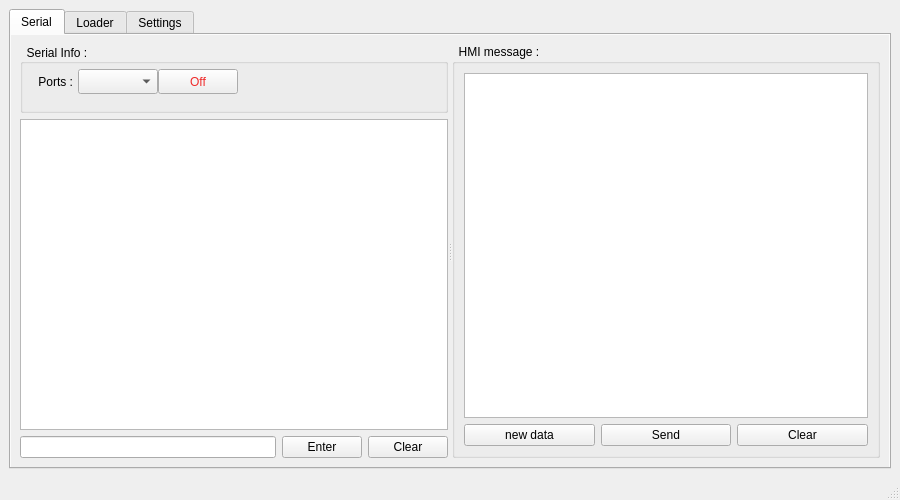
<?xml version="1.0" encoding="UTF-8"?>
<ui version="4.0">
 <class>MainWindow</class>
 <widget class="QMainWindow" name="MainWindow">
  <property name="geometry">
   <rect>
    <x>0</x>
    <y>0</y>
    <width>900</width>
    <height>500</height>
   </rect>
  </property>
  <property name="sizePolicy">
   <sizepolicy hsizetype="Expanding" vsizetype="Expanding">
    <horstretch>0</horstretch>
    <verstretch>0</verstretch>
   </sizepolicy>
  </property>
  <property name="minimumSize">
   <size>
    <width>600</width>
    <height>450</height>
   </size>
  </property>
  <property name="baseSize">
   <size>
    <width>0</width>
    <height>350</height>
   </size>
  </property>
  <property name="windowTitle">
   <string>HMI_agnet</string>
  </property>
  <property name="locale">
   <locale language="Chinese" country="Taiwan"/>
  </property>
  <property name="dockOptions">
   <set>QMainWindow::AllowNestedDocks|QMainWindow::AllowTabbedDocks|QMainWindow::AnimatedDocks|QMainWindow::ForceTabbedDocks|QMainWindow::GroupedDragging|QMainWindow::VerticalTabs</set>
  </property>
  <widget class="QWidget" name="centralwidget">
   <property name="sizePolicy">
    <sizepolicy hsizetype="Expanding" vsizetype="Expanding">
     <horstretch>1</horstretch>
     <verstretch>1</verstretch>
    </sizepolicy>
   </property>
   <layout class="QGridLayout" name="gridLayout">
    <item row="0" column="0">
     <widget class="QTabWidget" name="tabWidget">
      <property name="sizePolicy">
       <sizepolicy hsizetype="Expanding" vsizetype="Expanding">
        <horstretch>1</horstretch>
        <verstretch>1</verstretch>
       </sizepolicy>
      </property>
      <property name="minimumSize">
       <size>
        <width>0</width>
        <height>0</height>
       </size>
      </property>
      <property name="cursor">
       <cursorShape>ArrowCursor</cursorShape>
      </property>
      <property name="mouseTracking">
       <bool>true</bool>
      </property>
      <property name="tabletTracking">
       <bool>false</bool>
      </property>
      <property name="autoFillBackground">
       <bool>true</bool>
      </property>
      <property name="tabPosition">
       <enum>QTabWidget::North</enum>
      </property>
      <property name="currentIndex">
       <number>0</number>
      </property>
      <property name="movable">
       <bool>true</bool>
      </property>
      <property name="tabBarAutoHide">
       <bool>false</bool>
      </property>
      <widget class="QWidget" name="serialTab">
       <property name="sizePolicy">
        <sizepolicy hsizetype="Expanding" vsizetype="Expanding">
         <horstretch>1</horstretch>
         <verstretch>1</verstretch>
        </sizepolicy>
       </property>
       <property name="minimumSize">
        <size>
         <width>600</width>
         <height>300</height>
        </size>
       </property>
       <property name="baseSize">
        <size>
         <width>878</width>
         <height>429</height>
        </size>
       </property>
       <property name="mouseTracking">
        <bool>true</bool>
       </property>
       <property name="tabletTracking">
        <bool>true</bool>
       </property>
       <property name="autoFillBackground">
        <bool>true</bool>
       </property>
       <attribute name="title">
        <string>Serial</string>
       </attribute>
       <layout class="QFormLayout" name="formLayout_6">
        <item row="0" column="0" colspan="2">
         <widget class="QSplitter" name="splitter_3">
          <property name="sizePolicy">
           <sizepolicy hsizetype="Expanding" vsizetype="Expanding">
            <horstretch>0</horstretch>
            <verstretch>0</verstretch>
           </sizepolicy>
          </property>
          <property name="orientation">
           <enum>Qt::Horizontal</enum>
          </property>
          <widget class="QWidget" name="layoutWidget">
           <layout class="QVBoxLayout" name="verticalLayout" stretch="0,1,0">
            <item>
             <widget class="QGroupBox" name="groupBox">
              <property name="sizePolicy">
               <sizepolicy hsizetype="Expanding" vsizetype="Fixed">
                <horstretch>0</horstretch>
                <verstretch>0</verstretch>
               </sizepolicy>
              </property>
              <property name="minimumSize">
               <size>
                <width>0</width>
                <height>69</height>
               </size>
              </property>
              <property name="baseSize">
               <size>
                <width>0</width>
                <height>69</height>
               </size>
              </property>
              <property name="layoutDirection">
               <enum>Qt::LeftToRight</enum>
              </property>
              <property name="title">
               <string>  Serial Info :</string>
              </property>
              <property name="alignment">
               <set>Qt::AlignLeading|Qt::AlignLeft|Qt::AlignVCenter</set>
              </property>
              <property name="flat">
               <bool>false</bool>
              </property>
              <layout class="QFormLayout" name="formLayout_2">
               <property name="horizontalSpacing">
                <number>5</number>
               </property>
               <property name="verticalSpacing">
                <number>0</number>
               </property>
               <property name="leftMargin">
                <number>5</number>
               </property>
               <property name="topMargin">
                <number>5</number>
               </property>
               <property name="bottomMargin">
                <number>0</number>
               </property>
               <item row="0" column="0">
                <layout class="QHBoxLayout" name="horizontalLayout">
                 <item>
                  <widget class="QLabel" name="label">
                   <property name="sizePolicy">
                    <sizepolicy hsizetype="Fixed" vsizetype="Fixed">
                     <horstretch>0</horstretch>
                     <verstretch>0</verstretch>
                    </sizepolicy>
                   </property>
                   <property name="minimumSize">
                    <size>
                     <width>50</width>
                     <height>25</height>
                    </size>
                   </property>
                   <property name="layoutDirection">
                    <enum>Qt::RightToLeft</enum>
                   </property>
                   <property name="text">
                    <string>Ports :</string>
                   </property>
                   <property name="alignment">
                    <set>Qt::AlignRight|Qt::AlignTrailing|Qt::AlignVCenter</set>
                   </property>
                   <property name="margin">
                    <number>0</number>
                   </property>
                   <property name="indent">
                    <number>5</number>
                   </property>
                  </widget>
                 </item>
                 <item>
                  <widget class="SerialComboBox" name="portComboBox">
                   <property name="sizePolicy">
                    <sizepolicy hsizetype="Maximum" vsizetype="Fixed">
                     <horstretch>50</horstretch>
                     <verstretch>0</verstretch>
                    </sizepolicy>
                   </property>
                   <property name="minimumSize">
                    <size>
                     <width>80</width>
                     <height>25</height>
                    </size>
                   </property>
                   <property name="maximumSize">
                    <size>
                     <width>80</width>
                     <height>16777215</height>
                    </size>
                   </property>
                   <property name="mouseTracking">
                    <bool>false</bool>
                   </property>
                   <property name="tabletTracking">
                    <bool>false</bool>
                   </property>
                   <property name="editable">
                    <bool>false</bool>
                   </property>
                  </widget>
                 </item>
                 <item>
                  <widget class="QPushButton" name="portButton">
                   <property name="sizePolicy">
                    <sizepolicy hsizetype="Fixed" vsizetype="Fixed">
                     <horstretch>0</horstretch>
                     <verstretch>0</verstretch>
                    </sizepolicy>
                   </property>
                   <property name="minimumSize">
                    <size>
                     <width>0</width>
                     <height>25</height>
                    </size>
                   </property>
                   <property name="autoFillBackground">
                    <bool>true</bool>
                   </property>
                   <property name="styleSheet">
                    <string notr="true">color: rgb(239, 41, 41);</string>
                   </property>
                   <property name="text">
                    <string notr="true">Off</string>
                   </property>
                   <property name="checkable">
                    <bool>false</bool>
                   </property>
                  </widget>
                 </item>
                </layout>
               </item>
              </layout>
             </widget>
            </item>
            <item>
             <widget class="QPlainTextEdit" name="portText">
              <property name="sizePolicy">
               <sizepolicy hsizetype="Expanding" vsizetype="Expanding">
                <horstretch>0</horstretch>
                <verstretch>0</verstretch>
               </sizepolicy>
              </property>
              <property name="minimumSize">
               <size>
                <width>0</width>
                <height>0</height>
               </size>
              </property>
              <property name="baseSize">
               <size>
                <width>0</width>
                <height>0</height>
               </size>
              </property>
              <property name="cursor" stdset="0">
               <cursorShape>IBeamCursor</cursorShape>
              </property>
              <property name="mouseTracking">
               <bool>true</bool>
              </property>
              <property name="focusPolicy">
               <enum>Qt::NoFocus</enum>
              </property>
              <property name="acceptDrops">
               <bool>true</bool>
              </property>
              <property name="autoFillBackground">
               <bool>true</bool>
              </property>
              <property name="readOnly">
               <bool>true</bool>
              </property>
              <property name="backgroundVisible">
               <bool>false</bool>
              </property>
             </widget>
            </item>
            <item>
             <layout class="QHBoxLayout" name="horizontalLayout_2" stretch="1,0,0">
              <item>
               <widget class="QLineEdit" name="enterLine">
                <property name="whatsThis">
                 <string notr="true"/>
                </property>
                <property name="accessibleName">
                 <string notr="true"/>
                </property>
                <property name="accessibleDescription">
                 <string notr="true"/>
                </property>
                <property name="inputMask">
                 <string notr="true"/>
                </property>
                <property name="text">
                 <string notr="true"/>
                </property>
               </widget>
              </item>
              <item>
               <widget class="QPushButton" name="enterbuttom">
                <property name="text">
                 <string notr="true">Enter</string>
                </property>
               </widget>
              </item>
              <item>
               <widget class="QPushButton" name="clearButton">
                <property name="text">
                 <string notr="true">Clear</string>
                </property>
               </widget>
              </item>
             </layout>
            </item>
           </layout>
          </widget>
          <widget class="QGroupBox" name="hmiMSG">
           <property name="enabled">
            <bool>true</bool>
           </property>
           <property name="sizePolicy">
            <sizepolicy hsizetype="Expanding" vsizetype="Expanding">
             <horstretch>0</horstretch>
             <verstretch>0</verstretch>
            </sizepolicy>
           </property>
           <property name="title">
            <string>  HMI message :</string>
           </property>
           <layout class="QFormLayout" name="formLayout_5">
            <item row="0" column="0" colspan="2">
             <widget class="QPlainTextEdit" name="hmiText">
              <property name="plainText">
               <string/>
              </property>
             </widget>
            </item>
            <item row="1" column="0" colspan="2">
             <layout class="QHBoxLayout" name="horizontalLayout_3" stretch="1,1,1">
              <item>
               <widget class="QPushButton" name="newdataButton">
                <property name="enabled">
                 <bool>true</bool>
                </property>
                <property name="text">
                 <string>new data</string>
                </property>
               </widget>
              </item>
              <item>
               <widget class="QPushButton" name="hmiSendButton">
                <property name="text">
                 <string>Send</string>
                </property>
               </widget>
              </item>
              <item>
               <widget class="QPushButton" name="hmiClearButton">
                <property name="text">
                 <string>Clear</string>
                </property>
               </widget>
              </item>
             </layout>
            </item>
           </layout>
          </widget>
         </widget>
        </item>
       </layout>
      </widget>
      <widget class="QWidget" name="loaderTab">
       <property name="sizePolicy">
        <sizepolicy hsizetype="Expanding" vsizetype="Expanding">
         <horstretch>1</horstretch>
         <verstretch>1</verstretch>
        </sizepolicy>
       </property>
       <property name="layoutDirection">
        <enum>Qt::LeftToRight</enum>
       </property>
       <property name="autoFillBackground">
        <bool>true</bool>
       </property>
       <attribute name="title">
        <string>Loader</string>
       </attribute>
       <layout class="QFormLayout" name="formLayout_4">
        <item row="0" column="0" colspan="2">
         <widget class="QSplitter" name="splitter">
          <property name="sizePolicy">
           <sizepolicy hsizetype="Expanding" vsizetype="Expanding">
            <horstretch>0</horstretch>
            <verstretch>0</verstretch>
           </sizepolicy>
          </property>
          <property name="orientation">
           <enum>Qt::Horizontal</enum>
          </property>
          <widget class="QWidget" name="layoutWidget">
           <layout class="QVBoxLayout" name="verticalLayout_4" stretch="0,0,0,0,1">
            <item>
             <widget class="QGroupBox" name="groupBox_4">
              <property name="sizePolicy">
               <sizepolicy hsizetype="Preferred" vsizetype="Fixed">
                <horstretch>0</horstretch>
                <verstretch>0</verstretch>
               </sizepolicy>
              </property>
              <property name="minimumSize">
               <size>
                <width>0</width>
                <height>78</height>
               </size>
              </property>
              <property name="baseSize">
               <size>
                <width>0</width>
                <height>80</height>
               </size>
              </property>
              <property name="layoutDirection">
               <enum>Qt::LeftToRight</enum>
              </property>
              <property name="autoFillBackground">
               <bool>true</bool>
              </property>
              <property name="title">
               <string>  Serial Info :</string>
              </property>
              <property name="alignment">
               <set>Qt::AlignLeading|Qt::AlignLeft|Qt::AlignVCenter</set>
              </property>
              <property name="flat">
               <bool>false</bool>
              </property>
              <property name="checkable">
               <bool>false</bool>
              </property>
              <layout class="QFormLayout" name="formLayout">
               <property name="horizontalSpacing">
                <number>5</number>
               </property>
               <property name="verticalSpacing">
                <number>5</number>
               </property>
               <property name="leftMargin">
                <number>5</number>
               </property>
               <property name="topMargin">
                <number>5</number>
               </property>
               <property name="bottomMargin">
                <number>5</number>
               </property>
               <item row="0" column="0">
                <layout class="QHBoxLayout" name="horizontalLayout_5">
                 <item>
                  <widget class="QLabel" name="label_4">
                   <property name="sizePolicy">
                    <sizepolicy hsizetype="Fixed" vsizetype="Fixed">
                     <horstretch>0</horstretch>
                     <verstretch>0</verstretch>
                    </sizepolicy>
                   </property>
                   <property name="minimumSize">
                    <size>
                     <width>50</width>
                     <height>25</height>
                    </size>
                   </property>
                   <property name="layoutDirection">
                    <enum>Qt::RightToLeft</enum>
                   </property>
                   <property name="text">
                    <string>Ports :</string>
                   </property>
                   <property name="alignment">
                    <set>Qt::AlignRight|Qt::AlignTrailing|Qt::AlignVCenter</set>
                   </property>
                   <property name="margin">
                    <number>0</number>
                   </property>
                   <property name="indent">
                    <number>5</number>
                   </property>
                  </widget>
                 </item>
                 <item>
                  <widget class="SerialComboBox" name="portComboBox2">
                   <property name="sizePolicy">
                    <sizepolicy hsizetype="Minimum" vsizetype="Fixed">
                     <horstretch>50</horstretch>
                     <verstretch>0</verstretch>
                    </sizepolicy>
                   </property>
                   <property name="minimumSize">
                    <size>
                     <width>80</width>
                     <height>25</height>
                    </size>
                   </property>
                   <property name="maximumSize">
                    <size>
                     <width>80</width>
                     <height>25</height>
                    </size>
                   </property>
                   <property name="baseSize">
                    <size>
                     <width>80</width>
                     <height>0</height>
                    </size>
                   </property>
                   <property name="mouseTracking">
                    <bool>false</bool>
                   </property>
                   <property name="tabletTracking">
                    <bool>false</bool>
                   </property>
                   <property name="autoFillBackground">
                    <bool>true</bool>
                   </property>
                   <property name="editable">
                    <bool>false</bool>
                   </property>
                  </widget>
                 </item>
                </layout>
               </item>
               <item row="1" column="0">
                <layout class="QHBoxLayout" name="horizontalLayout_6">
                 <item>
                  <widget class="QLabel" name="label_7">
                   <property name="sizePolicy">
                    <sizepolicy hsizetype="Fixed" vsizetype="Fixed">
                     <horstretch>0</horstretch>
                     <verstretch>0</verstretch>
                    </sizepolicy>
                   </property>
                   <property name="minimumSize">
                    <size>
                     <width>50</width>
                     <height>0</height>
                    </size>
                   </property>
                   <property name="baseSize">
                    <size>
                     <width>100</width>
                     <height>0</height>
                    </size>
                   </property>
                   <property name="text">
                    <string>Device :</string>
                   </property>
                   <property name="alignment">
                    <set>Qt::AlignRight|Qt::AlignTrailing|Qt::AlignVCenter</set>
                   </property>
                   <property name="indent">
                    <number>5</number>
                   </property>
                  </widget>
                 </item>
                 <item>
                  <widget class="QComboBox" name="deviceSelect">
                   <property name="sizePolicy">
                    <sizepolicy hsizetype="Minimum" vsizetype="Fixed">
                     <horstretch>0</horstretch>
                     <verstretch>0</verstretch>
                    </sizepolicy>
                   </property>
                   <property name="minimumSize">
                    <size>
                     <width>100</width>
                     <height>0</height>
                    </size>
                   </property>
                   <property name="maximumSize">
                    <size>
                     <width>100</width>
                     <height>25</height>
                    </size>
                   </property>
                  </widget>
                 </item>
                </layout>
               </item>
              </layout>
             </widget>
            </item>
            <item>
             <layout class="QHBoxLayout" name="horizontalLayout_7">
              <item>
               <widget class="QLabel" name="label_5">
                <property name="sizePolicy">
                 <sizepolicy hsizetype="Fixed" vsizetype="Fixed">
                  <horstretch>0</horstretch>
                  <verstretch>0</verstretch>
                 </sizepolicy>
                </property>
                <property name="minimumSize">
                 <size>
                  <width>0</width>
                  <height>25</height>
                 </size>
                </property>
                <property name="baseSize">
                 <size>
                  <width>0</width>
                  <height>25</height>
                 </size>
                </property>
                <property name="text">
                 <string>Hex File :</string>
                </property>
                <property name="indent">
                 <number>5</number>
                </property>
               </widget>
              </item>
              <item>
               <widget class="QLineEdit" name="hexFile">
                <property name="sizePolicy">
                 <sizepolicy hsizetype="Expanding" vsizetype="Preferred">
                  <horstretch>0</horstretch>
                  <verstretch>0</verstretch>
                 </sizepolicy>
                </property>
                <property name="minimumSize">
                 <size>
                  <width>0</width>
                  <height>24</height>
                 </size>
                </property>
                <property name="baseSize">
                 <size>
                  <width>100</width>
                  <height>25</height>
                 </size>
                </property>
                <property name="text">
                 <string notr="true"/>
                </property>
                <property name="cursorPosition">
                 <number>0</number>
                </property>
                <property name="alignment">
                 <set>Qt::AlignLeading|Qt::AlignLeft|Qt::AlignVCenter</set>
                </property>
                <property name="dragEnabled">
                 <bool>true</bool>
                </property>
                <property name="clearButtonEnabled">
                 <bool>false</bool>
                </property>
               </widget>
              </item>
              <item>
               <widget class="QPushButton" name="fileBrowseButton">
                <property name="sizePolicy">
                 <sizepolicy hsizetype="Fixed" vsizetype="Fixed">
                  <horstretch>0</horstretch>
                  <verstretch>0</verstretch>
                 </sizepolicy>
                </property>
                <property name="minimumSize">
                 <size>
                  <width>25</width>
                  <height>25</height>
                 </size>
                </property>
                <property name="maximumSize">
                 <size>
                  <width>25</width>
                  <height>25</height>
                 </size>
                </property>
                <property name="baseSize">
                 <size>
                  <width>25</width>
                  <height>25</height>
                 </size>
                </property>
                <property name="text">
                 <string notr="true">...</string>
                </property>
               </widget>
              </item>
             </layout>
            </item>
            <item>
             <widget class="QPushButton" name="programButton">
              <property name="enabled">
               <bool>true</bool>
              </property>
              <property name="sizePolicy">
               <sizepolicy hsizetype="Preferred" vsizetype="Fixed">
                <horstretch>0</horstretch>
                <verstretch>30</verstretch>
               </sizepolicy>
              </property>
              <property name="minimumSize">
               <size>
                <width>0</width>
                <height>30</height>
               </size>
              </property>
              <property name="text">
               <string>start programming</string>
              </property>
             </widget>
            </item>
            <item>
             <layout class="QHBoxLayout" name="horizontalLayout_8">
              <item>
               <widget class="QLabel" name="label_6">
                <property name="sizePolicy">
                 <sizepolicy hsizetype="Fixed" vsizetype="Fixed">
                  <horstretch>0</horstretch>
                  <verstretch>0</verstretch>
                 </sizepolicy>
                </property>
                <property name="text">
                 <string>Progress :</string>
                </property>
                <property name="indent">
                 <number>5</number>
                </property>
               </widget>
              </item>
              <item>
               <widget class="QProgressBar" name="progressBar">
                <property name="baseSize">
                 <size>
                  <width>80</width>
                  <height>0</height>
                 </size>
                </property>
                <property name="value">
                 <number>0</number>
                </property>
               </widget>
              </item>
             </layout>
            </item>
            <item>
             <widget class="QLabel" name="loaderInfo">
              <property name="enabled">
               <bool>true</bool>
              </property>
              <property name="text">
               <string/>
              </property>
              <property name="textFormat">
               <enum>Qt::PlainText</enum>
              </property>
              <property name="alignment">
               <set>Qt::AlignLeading|Qt::AlignLeft|Qt::AlignTop</set>
              </property>
              <property name="indent">
               <number>10</number>
              </property>
             </widget>
            </item>
           </layout>
          </widget>
          <widget class="QLabel" name="label_8">
           <property name="sizePolicy">
            <sizepolicy hsizetype="Fixed" vsizetype="Preferred">
             <horstretch>0</horstretch>
             <verstretch>0</verstretch>
            </sizepolicy>
           </property>
           <property name="text">
            <string>&lt;div id=&quot;doc&quot; class=&quot;markdown-body container-fluid comment-inner comment-enabled&quot; data-hard-breaks=&quot;true&quot;&gt;&lt;h1 id=&quot;Tutorial&quot; data-id=&quot;Tutorial&quot; style=&quot;&quot;&gt;&lt;span&gt;Tutorial&lt;/span&gt;&lt;/h1&gt;&lt;ol&gt;
&lt;li&gt;&lt;span&gt;Connect board to PC with USB.&lt;/span&gt;&lt;/li&gt;
&lt;li&gt;&lt;span&gt;Change switch to “&lt;/span&gt;&lt;strong&gt;&lt;span&gt;PROG&lt;/span&gt;&lt;/strong&gt;&lt;span&gt;”.&lt;/span&gt;&lt;/li&gt;
&lt;li&gt;&lt;span&gt;Press “&lt;/span&gt;&lt;strong&gt;&lt;span&gt;reset&lt;/span&gt;&lt;/strong&gt;&lt;span&gt;” button.&lt;/span&gt;&lt;/li&gt;
&lt;li&gt;&lt;span&gt;Select the serial port connect by board.&lt;/span&gt;&lt;/li&gt;
&lt;li&gt;&lt;span&gt;Select the hex file&lt;/span&gt;
&lt;ul&gt;
&lt;li&gt;&lt;span&gt;Click “&lt;/span&gt;&lt;strong&gt;&lt;span&gt;…&lt;/span&gt;&lt;/strong&gt;&lt;span&gt;”, then select the *.hex file&lt;/span&gt;&lt;/li&gt;
&lt;/ul&gt;
&lt;/li&gt;
&lt;li&gt;&lt;span&gt;Click “&lt;/span&gt;&lt;strong&gt;&lt;span&gt;start programming&lt;/span&gt;&lt;/strong&gt;&lt;span&gt;”.&lt;/span&gt;&lt;/li&gt;
&lt;li&gt;&lt;span&gt;Wait till progress bar run to 100%.&lt;/span&gt;&lt;/li&gt;
&lt;/ol&gt;&lt;/div&gt;</string>
           </property>
           <property name="textFormat">
            <enum>Qt::MarkdownText</enum>
           </property>
           <property name="scaledContents">
            <bool>false</bool>
           </property>
           <property name="alignment">
            <set>Qt::AlignLeading|Qt::AlignLeft|Qt::AlignTop</set>
           </property>
           <property name="wordWrap">
            <bool>false</bool>
           </property>
           <property name="margin">
            <number>15</number>
           </property>
           <property name="indent">
            <number>-1</number>
           </property>
          </widget>
         </widget>
        </item>
       </layout>
      </widget>
      <widget class="QWidget" name="settingTab">
       <property name="sizePolicy">
        <sizepolicy hsizetype="Expanding" vsizetype="Expanding">
         <horstretch>1</horstretch>
         <verstretch>1</verstretch>
        </sizepolicy>
       </property>
       <property name="baseSize">
        <size>
         <width>878</width>
         <height>429</height>
        </size>
       </property>
       <property name="autoFillBackground">
        <bool>true</bool>
       </property>
       <attribute name="title">
        <string>Settings</string>
       </attribute>
       <layout class="QFormLayout" name="formLayout_3">
        <property name="horizontalSpacing">
         <number>6</number>
        </property>
        <item row="1" column="0">
         <widget class="QGroupBox" name="groupBox_2">
          <property name="sizePolicy">
           <sizepolicy hsizetype="Fixed" vsizetype="Fixed">
            <horstretch>0</horstretch>
            <verstretch>0</verstretch>
           </sizepolicy>
          </property>
          <property name="minimumSize">
           <size>
            <width>220</width>
            <height>100</height>
           </size>
          </property>
          <property name="title">
           <string>  Serial Settings</string>
          </property>
          <layout class="QVBoxLayout" name="verticalLayout_3">
           <property name="spacing">
            <number>1</number>
           </property>
           <property name="leftMargin">
            <number>9</number>
           </property>
           <property name="topMargin">
            <number>2</number>
           </property>
           <property name="bottomMargin">
            <number>2</number>
           </property>
           <item>
            <widget class="QSplitter" name="splitter_2">
             <property name="lineWidth">
              <number>1</number>
             </property>
             <property name="orientation">
              <enum>Qt::Horizontal</enum>
             </property>
             <property name="handleWidth">
              <number>5</number>
             </property>
             <widget class="QLabel" name="label_2">
              <property name="text">
               <string>implicit text :</string>
              </property>
              <property name="alignment">
               <set>Qt::AlignCenter</set>
              </property>
              <property name="margin">
               <number>0</number>
              </property>
              <property name="indent">
               <number>-1</number>
              </property>
             </widget>
             <widget class="QComboBox" name="implicitText">
              <property name="currentText">
               <string/>
              </property>
              <property name="currentIndex">
               <number>-1</number>
              </property>
              <property name="frame">
               <bool>true</bool>
              </property>
              <property name="modelColumn">
               <number>0</number>
              </property>
             </widget>
            </widget>
           </item>
           <item>
            <widget class="QCheckBox" name="echoCheckBox">
             <property name="enabled">
              <bool>true</bool>
             </property>
             <property name="text">
              <string notr="true">echo</string>
             </property>
             <property name="checked">
              <bool>true</bool>
             </property>
             <property name="tristate">
              <bool>false</bool>
             </property>
            </widget>
           </item>
          </layout>
         </widget>
        </item>
        <item row="2" column="0">
         <widget class="QGroupBox" name="groupBox_3">
          <property name="sizePolicy">
           <sizepolicy hsizetype="Fixed" vsizetype="Fixed">
            <horstretch>0</horstretch>
            <verstretch>0</verstretch>
           </sizepolicy>
          </property>
          <property name="minimumSize">
           <size>
            <width>150</width>
            <height>60</height>
           </size>
          </property>
          <property name="title">
           <string>  Translation</string>
          </property>
          <layout class="QHBoxLayout" name="horizontalLayout_4">
           <item>
            <widget class="QSplitter" name="splitter_9">
             <property name="sizePolicy">
              <sizepolicy hsizetype="Fixed" vsizetype="Preferred">
               <horstretch>0</horstretch>
               <verstretch>0</verstretch>
              </sizepolicy>
             </property>
             <property name="orientation">
              <enum>Qt::Horizontal</enum>
             </property>
             <property name="handleWidth">
              <number>4</number>
             </property>
             <widget class="QLabel" name="label_3">
              <property name="text">
               <string>language :</string>
              </property>
             </widget>
             <widget class="QComboBox" name="langSelect"/>
            </widget>
           </item>
          </layout>
         </widget>
        </item>
        <item row="0" column="0">
         <widget class="QLabel" name="version">
          <property name="text">
           <string>v 3.0.6</string>
          </property>
         </widget>
        </item>
       </layout>
      </widget>
     </widget>
    </item>
   </layout>
  </widget>
  <widget class="QStatusBar" name="statusbar">
   <property name="enabled">
    <bool>false</bool>
   </property>
   <property name="autoFillBackground">
    <bool>false</bool>
   </property>
  </widget>
 </widget>
 <customwidgets>
  <customwidget>
   <class>SerialComboBox</class>
   <extends>QComboBox</extends>
   <header>serialcombobox.h</header>
  </customwidget>
 </customwidgets>
 <resources/>
 <connections/>
</ui>
